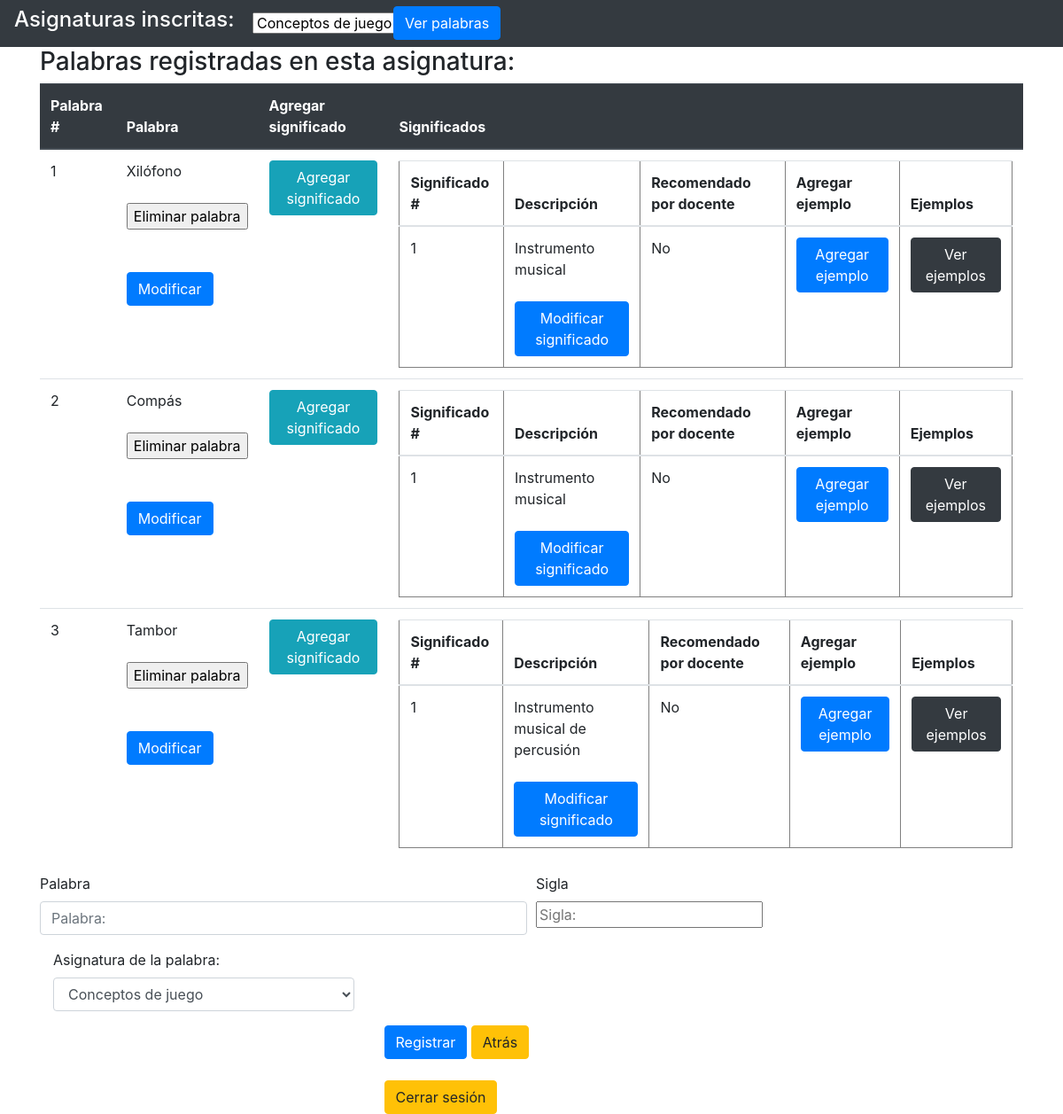
The app's page /View/index_palabras.php (signed in) with its own data.
### tables this page shows
CREATE TABLE Palabra(
id INT AUTO_INCREMENT,
nombre VARCHAR (100),
sigla VARCHAR (50),
PRIMARY KEY(id)
);

CREATE TABLE Significado(
id INT AUTO_INCREMENT,
descripcion VARCHAR (100),
definicionRecomendada BOOLEAN,
fk_palabra_asignatura_usuario INT,
FOREIGN KEY (fk_palabra_asignatura_usuario) REFERENCES Palabra_Asignatura_Usuario (id),
PRIMARY KEY(id)
);

### Model/Usuario.php (called while the page is built, shortened)
<?php
class Usuario {
    private $id;
    public function getId() {
        return $this->id;
    }
    public function setId($id) {
        $this->id = $id;
    }
}

### Model/DAO/DAO_Asignatura_Usuario.php (called while the page is built, shortened)
<?php
require_once("../Model/Conexion.php");
require_once("../Model/Asignatura_Usuario.php");
require_once("../Model/Usuario.php");
require_once("../Model/Asignatura.php");
require_once("../Model/DAO/DAO_Usuario.php");
require_once("../Model/DAO/DAO_Asignatura.php");
class DAO_Asignatura_Usuario extends Conexion implements DAO {
    private $c;
    public function __construct() {
        $this->c = new Conexion(
                "bd_parvulo", "root", "");
    }
    public function buscarTodasLasAsignaturasDelUsuario($idUsuario) {
        $this->c->conectar();
        $query = "SELECT * FROM Asignatura_Usuario WHERE fk_usuario=" . $idUsuario . ";";
        $listado = array();
        $rs = $this->c->ejecutar($query);
        while ($reg = $rs->fetch_array()) {
            $obj = new Asignatura_Usuario();
            $obj->setId($reg[0]);
            $du = new DAO_Usuario();
            $da = new DAO_Asignatura();
            $obj->setUsuario($du->findById($reg[1]));
            $obj->setAsignatura($da->findById($reg[2]));
            $listado[] = $obj;
        }
        $this->c->desconectar();
        return $listado;
    }
}

### Model/Conexion.php (called while the page is built, shortened)
<?php
class Conexion {
    private $mysql;
    private $bdName;
    private $user;
    private $pass;
    public function __construct() {
        if (!ONLINE) {
            $this->bdName = "bd_parvulo";
            $this->user = "root";
            $this->pass = "";
        }else{
            $this->bdName = "bd_parvulo";
            $this->user = "root";
            $this->pass = "";
        }
    }
    public function conectar() {
        $this->mysql = new mysqli(
                "localhost", $this->user, $this->pass, $this->bdName
        );
    }
    public function ejecutar($query) {
        return $this->mysql->query($query);
    }
}

### Model/DAO/DAO_Usuario.php (called while the page is built, shortened)
<?php
require_once("../Model/Conexion.php");
require_once("../Model/Usuario.php");
class DAO_Usuario extends Conexion implements DAO {
    private $c;
    public function __construct() {
        $this->c = new Conexion(
                "bd_parvulo",
                "root",
                "");
    }
    public function findById($id) {
        $this->c->conectar();
        $query = "SELECT * FROM Usuario WHERE id=" . $id . " ;";
        $rs = $this->c->ejecutar($query);
        while ($reg = $rs->fetch_array()) {
            $obj = new Usuario();
            $obj->setId($reg[0]);
            $obj->setNombre($reg[1]);
            $obj->setEsProfesor($reg[2]);
            $obj->setRut($reg[3]);
            $obj->setContrasenia($reg[4]);
            $obj->setCorreo($reg[5]);
        }
        $this->c->desconectar();
        return $obj;
    }
}

### Model/DAO/DAO_Asignatura.php (called while the page is built, shortened)
<?php
require_once("../Model/Conexion.php");
require_once("../Model/Asignatura.php");
class DAO_Asignatura extends Conexion implements DAO {
    private $c;
    public function __construct() {
        $this->c = new Conexion(
                "bd_parvulo",
                "root",
                "");
    }
        public function findById($id) {
        $this->c->conectar();
        $query = "SELECT * FROM Asignatura WHERE id= ".$id.";";
        $rs = $this->c->ejecutar($query);
        while ($reg = $rs->fetch_array()) {
            $obj = new Asignatura();
            $obj->setId($reg[0]);
            $obj->setNombre($reg[1]);
            $obj->setCodigo($reg[2]);
        }
        $this->c->desconectar();
        return $obj;
    }
}

### Model/Asignatura_Usuario.php (called while the page is built, shortened)
<?php
class Asignatura_Usuario {
    private $asignatura;
    public function getAsignatura() {
        return $this->asignatura;
    }
    public function setAsignatura($asignatura) {
        $this->asignatura = $asignatura;
    }
}

### Model/Asignatura.php (called while the page is built, shortened)
<?php
class Asignatura {
    private $id;
    private $nombre;
    public function getId() {
        return $this->id;
    }
    public function getNombre() {
        return $this->nombre;
    }
    public function setId($id) {
        $this->id = $id;
    }
    public function setNombre($nombre) {
        $this->nombre = $nombre;
    }
}

### Model/DAO/DAO_Palabra.php (called while the page is built, shortened)
<?php
require_once("../Model/Conexion.php");
require_once("../Model/Palabra.php");
class DAO_Palabra extends Conexion implements DAO {
    private $c;
    public function __construct() {
        $this->c = new Conexion(
                "bd_parvulo", "root", "");
    }
    public function findById($id) {
        $this->c->conectar();
        $query = "SELECT * FROM Palabra WHERE id= " . $id . ";";
        $rs = $this->c->ejecutar($query);
        while ($reg = $rs->fetch_array()) {
            $obj = new Palabra();
            $obj->setId($reg[0]);
            $obj->setNombre($reg[1]);
            $obj->setSigla($reg[2]);
        }
        $this->c->desconectar();
        return $obj;
    }
    public function buscarPalabrasPorFkUsuarioYFkAsignatura($fk_usuario, $fk_asignatura) {
        $this->c->conectar();
        $query = "SELECT palabra.id, palabra.nombre, palabra.sigla FROM Palabra, Asignatura_Usuario, Palabra_Asignatura_Usuario
        WHERE Asignatura_Usuario.fk_usuario = " . $fk_usuario . " AND Palabra_Asignatura_Usuario.fk_asignatura_usuario=" . $fk_asignatura . " "
        . " AND Palabra.id=Palabra_Asignatura_Usuario.fk_palabra AND
         Palabra_Asignatura_Usuario.fk_asignatura_usuario=Asignatura_Usuario.id;";
        $listado = array();
        $rs = $this->c->ejecutar($query);
        while ($reg = $rs->fetch_array()) {
            $obj = new Palabra();
            $obj->setId($reg[0]);
            $obj->setNombre($reg[1]);
            $obj->setSigla($reg[2]);
            $listado[] = $obj;
        }
        $this->c->desconectar();
        return $listado;
    }
}

### Model/Palabra.php (called while the page is built, shortened)
<?php
class Palabra {
    private $id;
    private $nombre;
    public function getId() {
        return $this->id;
    }
   public  function getNombre() {
        return $this->nombre;
    }
    public function setId($id) {
        $this->id = $id;
    }
    public function setNombre($nombre) {
        $this->nombre = $nombre;
    }
}

### View/index_palabras.php (the view, shortened to what this page needs)
<!DOCTYPE html>
<html>
    <head>
        <link rel="stylesheet" href="https://cdnjs.cloudflare.com/ajax/libs/limonte-sweetalert2/7.33.1/sweetalert2.css">
        <link rel="stylesheet" href="https://stackpath.bootstrapcdn.com/bootstrap/4.3.1/css/bootstrap.min.css">
    </head>
    <body>
        <nav class="navbar navbar-dark bg-dark">
            <?php
            require_once("../Model/DAO/DAO_Palabra.php");
            require_once("../Model/DAO/DAO_Asignatura_Usuario.php");
            require_once("../Model/DAO/DAO_Usuario.php");
            require_once("../Model/Usuario.php");
            if ($_SESSION["usuarioIniciado"] != null) {
                $u = $_SESSION["usuarioIniciado"];
            }
            $dp = new DAO_Palabra();
            $daoAU = new DAO_Asignatura_Usuario();
            $asignaturasInscritas = $daoAU->buscarTodasLasAsignaturasDelUsuario($u->getId());
            echo "<h4>Asignaturas inscritas:</h4>";
            ?>
            <div class="posicioncombox">
                <form name="cboAsignaturaAVer" method="POST" action="../Controller/CargarPalabrasDeAsignatura.php">
                    <select name="opcionSele">
                        <?php foreach ($asignaturasInscritas as $ai) { ?>
                            <option class="btn btn-danger" value="<?php echo $ai->getAsignatura()->getId(); ?> "><?php echo $ai->getAsignatura()->getNombre(); ?></option>
                        <?php }
                        ?>
                    </select>
            </div>
            <input class="btn btn-primary posicion2" type="submit" value="Ver palabras">
        </nav>
        <div class="container">
            <?php
            echo "<h3>Palabras registradas en esta asignatura:</h4>";
            ?>
            <div class="table-responsive tabla">
                <table class="table">
                    <thead class="thead-dark">
                        <tr>
                            <th>Palabra #</th>
                            <th>Palabra</th>
                            <th>Agregar significado</th>
                            <th>Significados</th>
                        </tr>
                    </thead>
                    <tbody>
                        <?php
                        $ds = new DAO_Significado();
                        $arrayDeIdsDeAsignaturasInscritas = array();
                        foreach ($asignaturasInscritas as $ai) {
                            $arrayDeIdsDeAsignaturasInscritas[] = $ai->getAsignatura()->getId();
                        }
                        $idDeAsigPalabras = min($arrayDeIdsDeAsignaturasInscritas);
                        $palabras = $dp->buscarPalabrasPorFkUsuarioYFkAsignatura($u->getId(), $idDeAsigPalabras);
                        foreach ($palabras as $p) {
                            ?>
                            <tr>
                                <td><?php echo $p->getId(); ?> </td>
                                <td><?php echo $p->getNombre(); ?>
                                    <br>
                                    <br>
                                    <form name="formEliminarPalabra" method="post" action="../Controller/EliminarPalabra.php">
                                        <input type="submit" value="Eliminar palabra">
                                    </form>
                                    <br>
                                    <br>
                                    <button class="btn btn-primary" onclick="modificarPalabra(<?php echo $p->getId(); ?>)">Modificar</button>
                                    <br>
                                    <br>
                                </td>
                                <td><button class="btn btn-info" onclick="agregarSignificado(<?php echo $p->getId(); ?>, <?php echo $idDeAsigPalabras; ?>)">Agregar significado</button> </td>
                                <td><?php $significados = $ds->buscarSignificadosAsociadoAIdDePalabra($p->getId());
                            ?>
                                    <table border="1">
                                        <thead>
                                            <tr>
                                                <th>Significado #</th>
                                                <th>Descripción</th>
                                                <th>Recomendado por docente</th>
                                                <th>Agregar ejemplo</th>
                                                <th>Ejemplos</th>
                                            </tr>
                                        </thead>
                                        <tbody>
                                            <?php
                                            $contador = 1;
                                            foreach ($significados as $s) {
                                                ?>
                                                <tr>
                                                    <td><?php echo $contador; ?></td>
                                                    <td> <?php echo $s->getDescripcion(); ?>
                                                    <br>
                                                    <br>
                                                    <button class="btn btn-primary" onclick="modificarSignificado(<?php echo $s->getId();?>)">Modificar significado </button>
                                                    </td>
                                                    <td> <?php
                                                        if ($s->getDefinicionRecomendada() == true) {
                                                            echo "Sí";
                                                        } else {
                                                            echo "No";
                                                        }
                                                        ?></td>
                                                    <td><button class="btn btn-primary" onclick="agregarEjemplo(<?php echo $s->getId(); ?>)">Agregar ejemplo</button></td>
                                                    <td>  <button class="btn btn-dark" onclick="mostrarEjemplos(<?php echo $s->getId(); ?>,<?php echo $p->getId(); ?>)" >Ver ejemplos</button> </td>
                                                </tr>
                                                <?php
                                                $contador++;
                                            }
                                            ?>
                                        </tbody>
                                    </table>
                                </td>
                            </tr>
                            <?php
                        }
                        ?>
                    </tbody>
                </table>
            </div>
            <form name="registrar_nueva_palabra" method="POST" action="../Controller/CrearPalabra.php">
                <div class="form-row">
                    <div class="form-group col-md-6">
                        <label for="txtNombre">Palabra</label>
                        <input type="text" class="form-control" name="txtNombre" placeholder="Palabra:" required>
                    </div>
                    <div class="form-group col-md-6">
                        <label for="idUsuario">Sigla</label>
                        <br>
                        <input type="text" name="txtSigla" placeholder="Sigla: ">
                    </div>
                </div>
                <div class="form-group col-md-4">
                    <label for="inputState">Asignatura de la palabra: </label>
                    <select name="cboAsignatura" id="input" class="form-control">
                        <?php foreach ($asignaturasInscritas as $ai) { ?>
                            <option value="<?php echo $ai->getAsignatura()->getId(); ?>"><?php echo $ai->getAsignatura()->getNombre(); ?></option>
                        <?php }
                        ?>
                    </select>
                </div>
                <div class="ubicacion">
                    <input type="submit" value="Registrar" class="btn btn-primary">
                    </form>
                    <a href="Ficha_Personal.php" class="btn btn-warning">Atrás</a>
                    <br>
                    <br>
                    <a href="../Controller/CerrarSesion.php" class="btn btn-warning">Cerrar sesión</a>
                </div>
    </body>
</html>

### View/index_palabras.php (style rules this page uses)
.ubicacion { padding-left:35%; }
h4 { color: white; }
.posicioncombox { width:77%; }
.posicion2 { position:absolute; left:37%; }

### records on screen
palabra: id "1", nombre "Xilófono"
significado: descripcion "Instrumento musical", definicionRecomendada "No"
palabra: id "2", nombre "Compás"
significado: descripcion "Instrumento musical", definicionRecomendada "No"
palabra: id "3", nombre "Tambor"
significado: descripcion "Instrumento musical de percusión", definicionRecomendada "No"

### other values on screen
form field opcionSele "Conceptos de juego"
form field cboAsignatura "Conceptos de juego"
